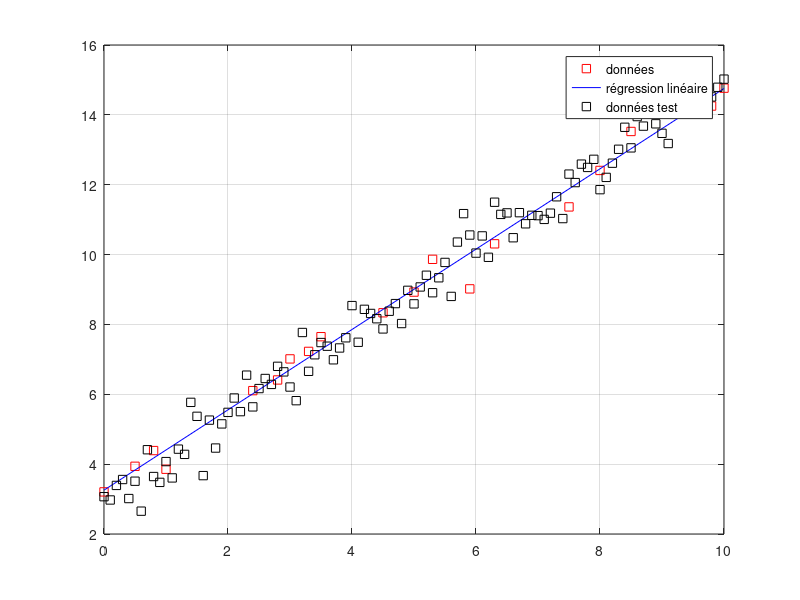

Write the MATLAB code that produced this figure.
clc; clear; close all

load data1.mat;

A = [ ones(length(xapp), 1), xapp];

Ap = pinv(A);
theta_estime = Ap * yapp;

yapp_estime = theta_estime(1) + theta_estime(2) * xapp;


figure(1)
plot(xapp, yapp, 'rs')
grid()
hold on
plot(xapp, yapp_estime, 'b')


emod = norm(yapp_estime - yapp)^2;

yapp_new = theta_estime(1) + theta_estime(2) * xtest;
plot(xtest, ytest, 'ks')
legend("données", "régression linéaire", "données test")

emod2 = norm(yapp_new - ytest)^2;